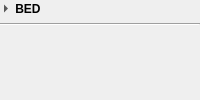
         <widget class="QWidget" name="bedWidget" native="true">
          <property name="enabled">
           <bool>true</bool>
          </property>
          <layout class="QVBoxLayout" name="verticalLayout_bed">
           <property name="leftMargin">
            <number>0</number>
           </property>
           <property name="topMargin">
            <number>0</number>
           </property>
           <property name="rightMargin">
            <number>0</number>
           </property>
           <property name="bottomMargin">
            <number>0</number>
           </property>
           <item>
            <widget class="CollapseButton" name="bedButton">
             <property name="styleSheet">
              <string notr="true">QToolButton {border: none; font-weight: bold;}</string>
             </property>
             <property name="text">
              <string> BED</string>
             </property>
             <property name="iconSize">
              <size>
               <width>8</width>
               <height>8</height>
              </size>
             </property>
             <property name="popupMode">
              <enum>QToolButton::InstantPopup</enum>
             </property>
             <property name="toolButtonStyle">
              <enum>Qt::ToolButtonTextBesideIcon</enum>
             </property>
             <property name="autoRaise">
              <bool>false</bool>
             </property>
             <property name="arrowType">
              <enum>Qt::RightArrow</enum>
             </property>
            </widget>
           </item>
           <item>
            <widget class="Line" name="line_11">
             <property name="orientation">
              <enum>Qt::Horizontal</enum>
             </property>
            </widget>
           </item>
           <item>
            <widget class="BedWidget" name="bedLoadWidget" native="true"/>
           </item>
          </layout>
         </widget>
